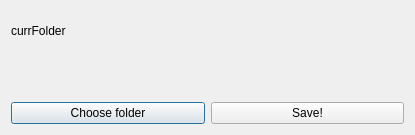
<?xml version="1.0" encoding="UTF-8"?>
<ui version="4.0">
 <class>setupWindow</class>
 <widget class="QDialog" name="setupWindow">
  <property name="geometry">
   <rect>
    <x>0</x>
    <y>0</y>
    <width>415</width>
    <height>135</height>
   </rect>
  </property>
  <property name="windowTitle">
   <string>Setup</string>
  </property>
  <layout class="QVBoxLayout" name="verticalLayout_2">
   <item>
    <layout class="QVBoxLayout" name="verticalLayout">
     <item>
      <widget class="QLabel" name="folder_label">
       <property name="text">
        <string>currFolder</string>
       </property>
      </widget>
     </item>
     <item>
      <widget class="QLabel" name="newFolder_label">
       <property name="text">
        <string/>
       </property>
      </widget>
     </item>
     <item>
      <layout class="QHBoxLayout" name="horizontalLayout">
       <item>
        <widget class="QPushButton" name="chooseFolder_pushButton">
         <property name="text">
          <string>Choose folder</string>
         </property>
        </widget>
       </item>
       <item>
        <widget class="QPushButton" name="save_pushButton">
         <property name="text">
          <string>Save!</string>
         </property>
        </widget>
       </item>
      </layout>
     </item>
    </layout>
   </item>
  </layout>
 </widget>
 <resources/>
 <connections/>
</ui>
